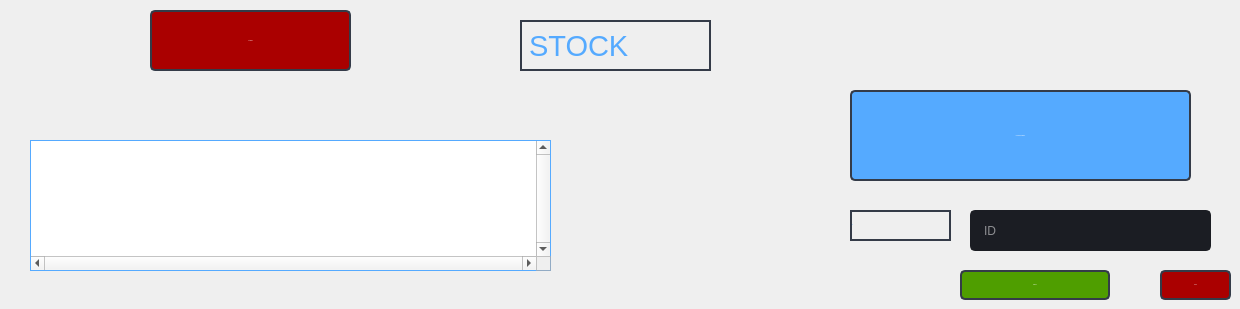
               <widget class="QWidget" name="stock">
                <attribute name="title">
                 <string>Stock</string>
                </attribute>
                <widget class="QLabel" name="label_10">
                 <property name="geometry">
                  <rect>
                   <x>520</x>
                   <y>20</y>
                   <width>191</width>
                   <height>51</height>
                  </rect>
                 </property>
                 <property name="font">
                  <font>
                   <family>MS Shell Dlg 2</family>
                   <pointsize>22</pointsize>
                   <weight>50</weight>
                   <italic>false</italic>
                   <bold>false</bold>
                  </font>
                 </property>
                 <property name="styleSheet">
                  <string notr="true">color : rgb(85, 170, 255);
font: 22pt &quot;MS Shell Dlg 2&quot;;

border:2px solid  rgb(52, 59, 72);
</string>
                 </property>
                 <property name="text">
                  <string>STOCK</string>
                 </property>
                </widget>
                <widget class="QPushButton" name="pushButton_105">
                 <property name="geometry">
                  <rect>
                   <x>850</x>
                   <y>90</y>
                   <width>341</width>
                   <height>91</height>
                  </rect>
                 </property>
                 <property name="minimumSize">
                  <size>
                   <width>150</width>
                   <height>30</height>
                  </size>
                 </property>
                 <property name="font">
                  <font>
                   <family>Segoe UI</family>
                   <pointsize>-1</pointsize>
                  </font>
                 </property>
                 <property name="styleSheet">
                  <string notr="true">QPushButton {
	color: rgb(255, 255, 255);
	border: 2px solid rgb(52, 59, 72);
	border-radius: 5px;	
	
	background-color: rgb(85, 170, 255);

}
QPushButton:hover {
	background-color: rgb(57, 65, 80);
	border: 2px solid rgb(61, 70, 86);
}
QPushButton:pressed {	
	background-color: rgb(35, 40, 49);
	border: 2px solid rgb(43, 50, 61);
}</string>
                 </property>
                 <property name="text">
                  <string>AJOUTER ELEMENT</string>
                 </property>
                 <property name="icon">
                  <iconset>
                   <normaloff>:/16x16/icons/16x16/cil-folder-open.png</normaloff>:/16x16/icons/16x16/cil-folder-open.png</iconset>
                 </property>
                </widget>
                <widget class="QTableView" name="tableView_6">
                 <property name="geometry">
                  <rect>
                   <x>30</x>
                   <y>140</y>
                   <width>521</width>
                   <height>131</height>
                  </rect>
                 </property>
                 <property name="styleSheet">
                  <string notr="true">QHeaderView::section {
	
	font: 87 10pt &quot;Cinzel Black&quot;;
    background-color: rgb(39, 44, 54);
    border-style: none;
    border-bottom: 1px solid rgb(85, 170, 255);
    border-right:  1px solid rgb(85, 170, 255);
}

QHeaderView::section:vertical
{
    border-left: 1px solid  rgb(85, 170, 255);
}
QTableView {
	
	color: rgb(255, 255, 255);
	border-style: solid;
	border-top: 1px solid  rgb(85, 170, 255);
	 border-left: 1px solid  rgb(85, 170, 255);
 border-bottom: 1px solid rgb(85, 170, 255);
 border-right:  1px solid rgb(85, 170, 255);
}
QTableView::item {
     border-bottom: 1px solid rgb(85, 170, 255);
    border-right:  1px solid rgb(85, 170, 255);
    background-color : none;
}
QTableView::indicator:unchecked {
    background-color: #d7d6d5
}</string>
                 </property>
                 <property name="verticalScrollBarPolicy">
                  <enum>Qt::ScrollBarAlwaysOn</enum>
                 </property>
                 <property name="horizontalScrollBarPolicy">
                  <enum>Qt::ScrollBarAlwaysOn</enum>
                 </property>
                 <attribute name="verticalHeaderVisible">
                  <bool>false</bool>
                 </attribute>
                </widget>
                <widget class="QLineEdit" name="lineEdit_30">
                 <property name="geometry">
                  <rect>
                   <x>970</x>
                   <y>210</y>
                   <width>241</width>
                   <height>41</height>
                  </rect>
                 </property>
                 <property name="minimumSize">
                  <size>
                   <width>0</width>
                   <height>30</height>
                  </size>
                 </property>
                 <property name="styleSheet">
                  <string notr="true">QLineEdit {
color : rgb(255, 255, 255);
	background-color: rgb(27, 29, 35);
	border-radius: 5px;
	border: 2px solid rgb(27, 29, 35);
	padding-left: 10px;
}
QLineEdit:hover {
	border: 2px solid rgb(64, 71, 88);
}
QLineEdit:focus {
	border: 2px solid rgb(91, 101, 124);
}</string>
                 </property>
                 <property name="text">
                  <string/>
                 </property>
                 <property name="placeholderText">
                  <string>ID</string>
                 </property>
                </widget>
                <widget class="QLabel" name="label_69">
                 <property name="geometry">
                  <rect>
                   <x>850</x>
                   <y>210</y>
                   <width>101</width>
                   <height>31</height>
                  </rect>
                 </property>
                 <property name="font">
                  <font>
                   <pointsize>-1</pointsize>
                  </font>
                 </property>
                 <property name="focusPolicy">
                  <enum>Qt::StrongFocus</enum>
                 </property>
                 <property name="styleSheet">
                  <string notr="true">color : rgb(85, 170, 255);

border:2px solid  rgb(52, 59, 72);
</string>
                 </property>
                 <property name="text">
                  <string>ID </string>
                 </property>
                </widget>
                <widget class="QPushButton" name="pushButton_41">
                 <property name="geometry">
                  <rect>
                   <x>1160</x>
                   <y>270</y>
                   <width>71</width>
                   <height>30</height>
                  </rect>
                 </property>
                 <property name="minimumSize">
                  <size>
                   <width>0</width>
                   <height>0</height>
                  </size>
                 </property>
                 <property name="font">
                  <font>
                   <family>Segoe UI</family>
                   <pointsize>-1</pointsize>
                  </font>
                 </property>
                 <property name="styleSheet">
                  <string notr="true">QPushButton {
	color: rgb(255, 255, 255);
	border: 2px solid rgb(52, 59, 72);
	border-radius: 5px;	
	
	background-color: rgb(170, 0, 0);

}
QPushButton:hover {
	background-color: rgb(57, 65, 80);
	border: 2px solid rgb(61, 70, 86);
}
QPushButton:pressed {	
	background-color: rgb(35, 40, 49);
	border: 2px solid rgb(43, 50, 61);
}</string>
                 </property>
                 <property name="text">
                  <string>SUPP</string>
                 </property>
                 <property name="icon">
                  <iconset>
                   <normaloff>:/16x16/icons/16x16/cil-folder-open.png</normaloff>:/16x16/icons/16x16/cil-folder-open.png</iconset>
                 </property>
                </widget>
                <widget class="QPushButton" name="pushButton_16">
                 <property name="geometry">
                  <rect>
                   <x>960</x>
                   <y>270</y>
                   <width>150</width>
                   <height>30</height>
                  </rect>
                 </property>
                 <property name="minimumSize">
                  <size>
                   <width>150</width>
                   <height>30</height>
                  </size>
                 </property>
                 <property name="font">
                  <font>
                   <family>Segoe UI</family>
                   <pointsize>-1</pointsize>
                  </font>
                 </property>
                 <property name="styleSheet">
                  <string notr="true">QPushButton {
	color: rgb(255, 255, 255);
	border: 2px solid rgb(52, 59, 72);
	border-radius: 5px;	
	
	background-color:rgb(79, 158, 0);

}
QPushButton:hover {
	background-color: rgb(57, 65, 80);
	border: 2px solid rgb(61, 70, 86);
}
QPushButton:pressed {	
	background-color: rgb(35, 40, 49);
	border: 2px solid rgb(43, 50, 61);
}</string>
                 </property>
                 <property name="text">
                  <string>Modfier</string>
                 </property>
                 <property name="icon">
                  <iconset>
                   <normaloff>:/16x16/icons/16x16/cil-folder-open.png</normaloff>:/16x16/icons/16x16/cil-folder-open.png</iconset>
                 </property>
                </widget>
                <widget class="QPushButton" name="pushButton_44">
                 <property name="geometry">
                  <rect>
                   <x>150</x>
                   <y>10</y>
                   <width>201</width>
                   <height>61</height>
                  </rect>
                 </property>
                 <property name="minimumSize">
                  <size>
                   <width>0</width>
                   <height>0</height>
                  </size>
                 </property>
                 <property name="font">
                  <font>
                   <family>Segoe UI</family>
                   <pointsize>-1</pointsize>
                  </font>
                 </property>
                 <property name="styleSheet">
                  <string notr="true">QPushButton {
	color: rgb(255, 255, 255);
	border: 2px solid rgb(52, 59, 72);
	border-radius: 5px;	
	
	background-color: rgb(170, 0, 0);

}
QPushButton:hover {
	background-color: rgb(57, 65, 80);
	border: 2px solid rgb(61, 70, 86);
}
QPushButton:pressed {	
	background-color: rgb(35, 40, 49);
	border: 2px solid rgb(43, 50, 61);
}</string>
                 </property>
                 <property name="text">
                  <string>Actualiser</string>
                 </property>
                 <property name="icon">
                  <iconset>
                   <normaloff>:/16x16/icons/16x16/cil-folder-open.png</normaloff>:/16x16/icons/16x16/cil-folder-open.png</iconset>
                 </property>
                </widget>
                <zorder>label_10</zorder>
                <zorder>pushButton_105</zorder>
                <zorder>lineEdit_30</zorder>
                <zorder>label_69</zorder>
                <zorder>pushButton_41</zorder>
                <zorder>pushButton_16</zorder>
                <zorder>tableView_6</zorder>
                <zorder>pushButton_44</zorder>
               </widget>
